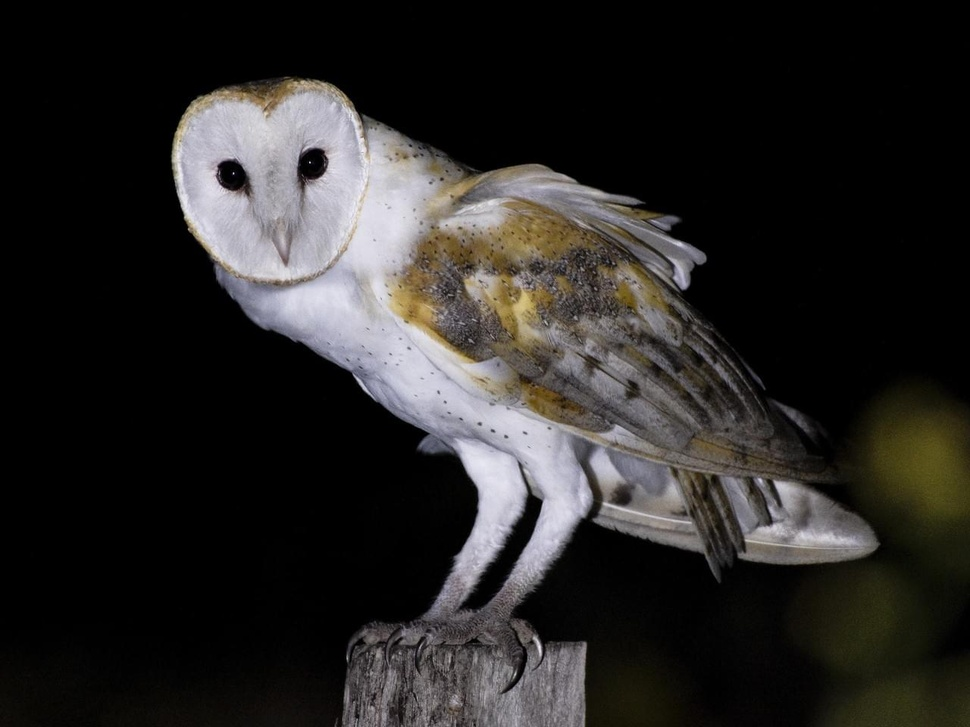
#> input picture Codigo/interp_y_decimado/barn_owl.jpg, 970 x 727 px, shrunk from 1280 x 960 before the run
$ python cvColor_Conversion_pixel_Edition.py
#> lines starting #> are read from the running program, lines starting #| are printed output that depends on the picture
#!/usr/bin/env python3
# -*- coding: utf-8 -*-
"""
Created on Sun Aug 23 21:12:25 2020

@author: francisco
"""
import numpy as np
import cv2
img = cv2.imread('barn_owl.jpg')
#> img is the input picture: shape (727, 970, 3); mean B, G, R 37.9, 39.4, 41.1
imgGRAY=cv2.cvtColor(img, cv2.COLOR_BGR2GRAY)
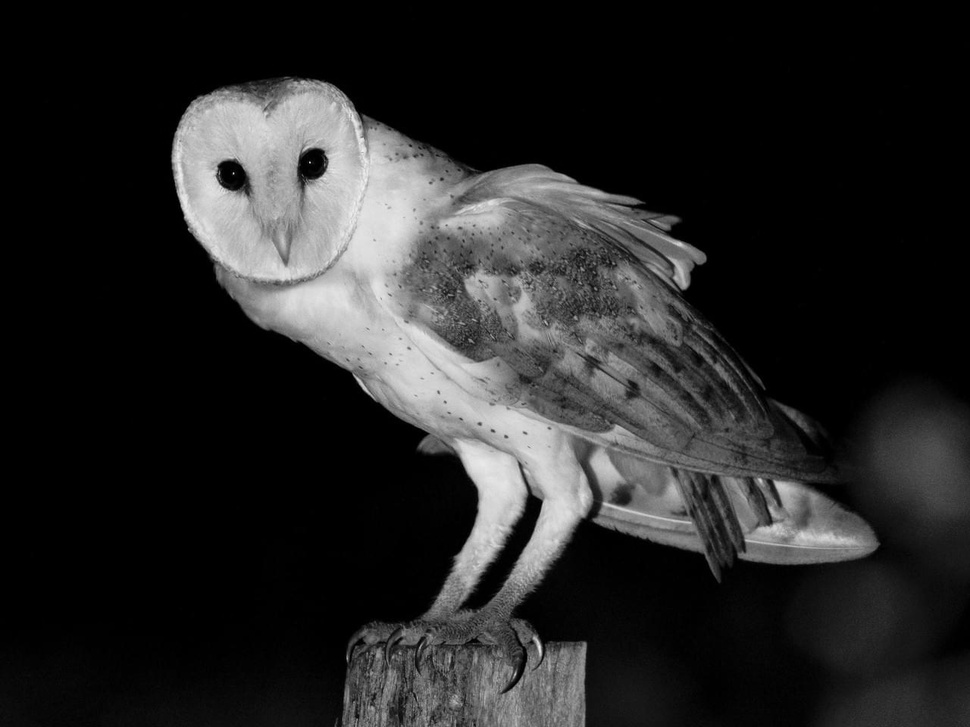
#> imgGRAY: shape (727, 970); min 0, max 244, mean 39.7
imgRGB=cv2.cvtColor(img, cv2.COLOR_BGR2RGB)

#cv2.namedWindow ("Original",banderas)

cv2.imshow("Original",img)
cv2.imshow("RGB",imgRGB)
cv2.imshow("GRAY",imgGRAY)

cv2.waitKey(0)

pixel=img[0,0,0]
#> pixel = 0
print(pixel)
#| 0
